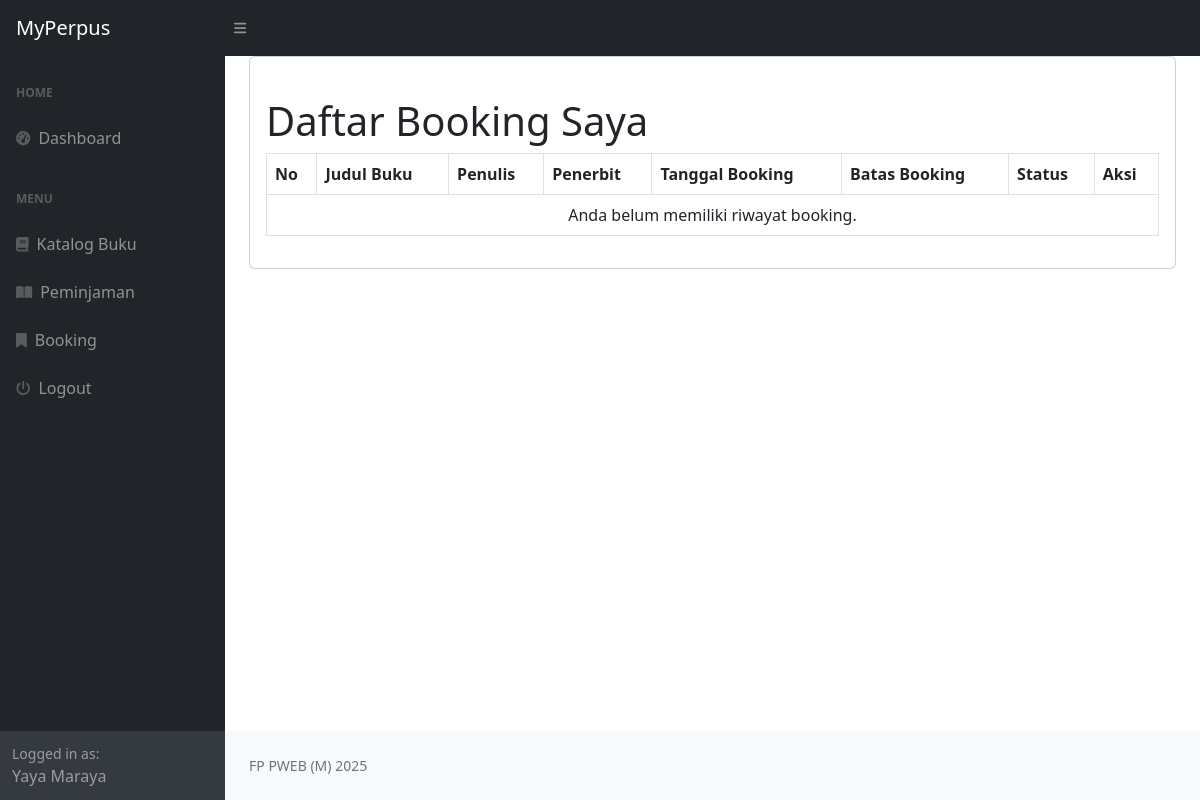
The app's page /index.php?page=booking (signed in), older data.
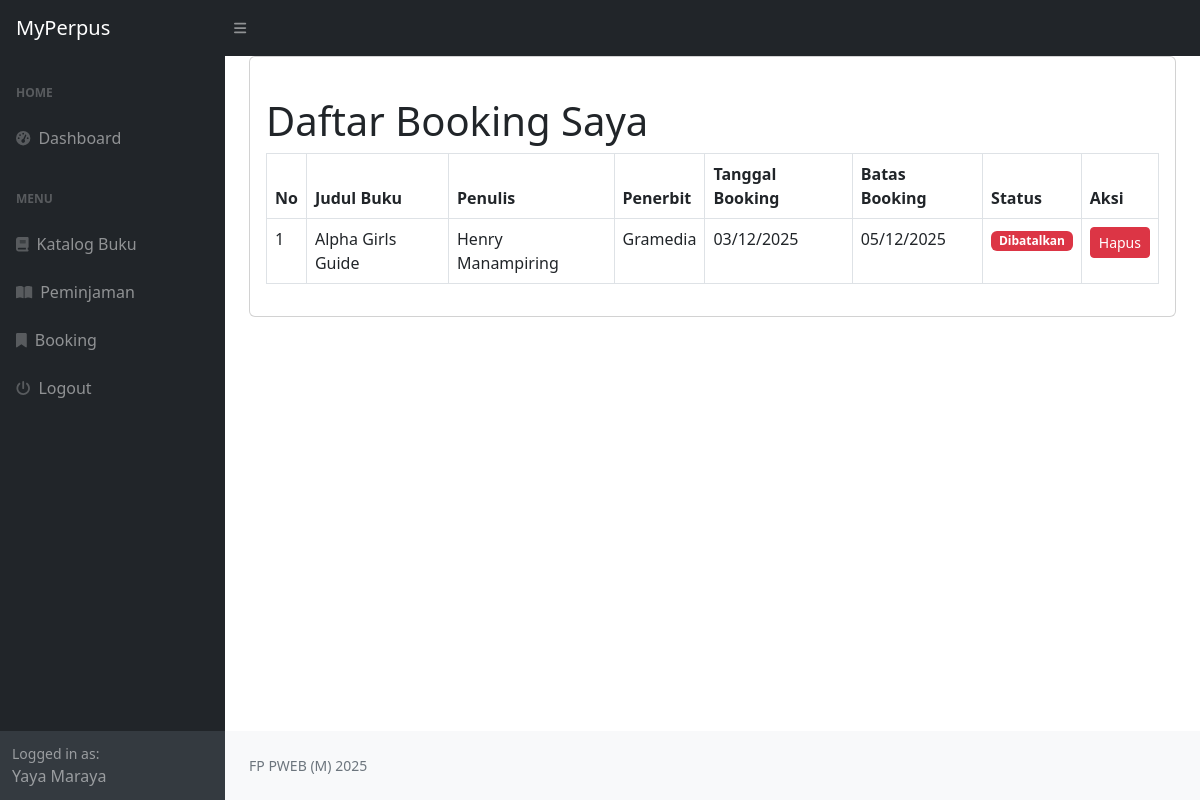
The same page, newer data.
### tables this page shows
CREATE TABLE `booking_buku` (
  `id_booking` int(11) NOT NULL,
  `id_pengguna` int(11) DEFAULT NULL,
  `id_buku` int(11) DEFAULT NULL,
  `tanggal_booking` datetime DEFAULT NULL,
  `batas_booking` datetime DEFAULT NULL,
  `status_booking` enum('masa booking','dibatalkan','buku dipinjam','lewat masa booking') DEFAULT NULL,
  `status_tampil` tinyint(1) DEFAULT 1
);

CREATE TABLE `buku` (
  `id_buku` int(11) NOT NULL,
  `id_kategori` int(11) DEFAULT NULL,
  `judul` varchar(255) DEFAULT NULL,
  `penulis` varchar(255) DEFAULT NULL,
  `penerbit` varchar(255) DEFAULT NULL,
  `tahun_terbit` int(11) DEFAULT NULL,
  `deskripsi` text DEFAULT NULL,
  `status_buku` enum('dipinjam','dibooking','tersedia') DEFAULT 'tersedia',
  `cover` varchar(255) DEFAULT NULL
);

### booking.php (the view, shortened to what the changed rows need)
<?php
$query_auto_cancel = "UPDATE booking_buku
                      SET status_booking = 'dibatalkan'
                      WHERE status_booking = 'masa booking'
                      AND batas_booking < CURDATE()";
mysqli_query($koneksi, $query_auto_cancel);
$query_update_buku_cancel = "UPDATE buku b
                              SET b.status_buku = 'tersedia'
                              WHERE b.status_buku = 'dibooking'
                              AND NOT EXISTS (
                                  SELECT 1 FROM booking_buku bb
                                  WHERE bb.id_buku = b.id_buku
                                  AND bb.status_booking = 'masa booking'
                              )
                              AND NOT EXISTS (
                                  SELECT 1 FROM transaksi_peminjaman tp
                                  WHERE tp.id_buku = b.id_buku
                                  AND tp.status_peminjaman = 'dipinjam'
                              )";
mysqli_query($koneksi, $query_update_buku_cancel);
$is_admin = isset($_SESSION['pengguna']['status_pengguna']) && $_SESSION['pengguna']['status_pengguna'] == 'admin';
if ($is_admin) {
    $query = "SELECT bb.id_booking, bb.id_pengguna, bb.id_buku,
                     bb.tanggal_booking, bb.batas_booking, bb.status_booking,
                     b.judul, b.penulis, b.penerbit,
                     p.nama, p.email
              FROM booking_buku bb
              LEFT JOIN buku b ON bb.id_buku = b.id_buku
              LEFT JOIN pengguna p ON bb.id_pengguna = p.id_pengguna
              ORDER BY bb.tanggal_booking DESC";
} else {
    $id_pengguna = isset($_SESSION['pengguna']['id_pengguna']) ? $_SESSION['pengguna']['id_pengguna'] : 0;
    $query = "SELECT bb.id_booking, bb.id_pengguna, bb.id_buku,
                     bb.tanggal_booking, bb.batas_booking, bb.status_booking,
                     b.judul, b.penulis, b.penerbit
              FROM booking_buku bb
              LEFT JOIN buku b ON bb.id_buku = b.id_buku
              WHERE bb.id_pengguna = '$id_pengguna'
              AND bb.status_tampil = 1
              ORDER BY bb.tanggal_booking DESC";
}
$result = mysqli_query($koneksi, $query);
?>
<div class="card">
    <div class="card-body">
        <h1 class="mt-4">
            <?php echo $is_admin ? 'Kelola Booking Buku' : 'Daftar Booking Saya'; ?>
        </h1>
        <?php if (isset($error_message)): ?>
        <div class="alert alert-danger">
            <strong>Error Query:</strong> <?php echo htmlspecialchars($error_message); ?>
        </div>
        <?php else: ?>
        <div class="row">
            <div class="col-md-12">
                <table class="table table-bordered" id="dataTable" width="100%" cellspacing="0">
                    <thead>
                        <tr>
                            <th>No</th>
                            <th>Judul Buku</th>
                            <th>Penulis</th>
                            <th>Penerbit</th>
                            <th>Tanggal Booking</th>
                            <th>Batas Booking</th>
                            <th>Status</th>
                            <th>Aksi</th>
                        </tr>
                    </thead>
                    <tbody>
                        <?php
                        if ($result && mysqli_num_rows($result) > 0):
                            $no = 1;
                            while ($row = mysqli_fetch_assoc($result)):
                        ?>
                        <tr>
                            <td><?php echo $no++; ?></td>
                            <td><?php echo htmlspecialchars($row['judul'] ?? 'N/A'); ?></td>
                            <td><?php echo htmlspecialchars($row['penulis'] ?? 'N/A'); ?></td>
                            <td><?php echo htmlspecialchars($row['penerbit'] ?? 'N/A'); ?></td>
                            <td><?php echo date('d/m/Y', strtotime($row['tanggal_booking'])); ?></td>
                            <td>
                                <?php echo date('d/m/Y', strtotime($row['batas_booking'])); ?>
                            </td>
                            <td>
                                <?php
                                $status = $row['status_booking'] ?? '';
                                if (empty($status)) {
                                    echo '<span class="badge bg-secondary">Tidak ada status</span>';
                                } else {
                                    $badge_class = '';
                                    $text_class = 'text-white';
                                    switch($status) {
                                        case 'dibatalkan':
                                            $badge_class = 'bg-danger';
                                            break;
                                    }
                                    ?>
                                    <span class="badge <?php echo $badge_class; ?> <?php echo $text_class; ?>">
                                        <?php echo ucwords(str_replace('_', ' ', $status)); ?>
                                    </span>
                                    <?php
                                }
                                ?>
                            </td>
                            <td>
                                <?php if ($is_admin): ?>
                                    <a href="?page=booking&delete_booking=<?php echo $row['id_booking']; ?>"
                                       class="btn btn-danger btn-sm"
                                       onclick="return confirm('Yakin ingin menghapus data ini?')">Hapus</a>
                                <?php else: ?>
                                    <a href="?page=booking&delete_booking=<?php echo $row['id_booking']; ?>"
                                       class="btn btn-danger btn-sm"
                                       onclick="return confirm('Yakin ingin menghapus riwayat booking ini?')">Hapus</a>
                                <?php endif; ?>
                            </td>
                        </tr>
                        <?php
                            endwhile;
                        else:
                        ?>
                        <tr>
                            <td colspan="<?php echo $is_admin ? '10' : '8'; ?>" class="text-center">
                                <?php echo $is_admin ? 'Belum ada data booking dari anggota.' : 'Anda belum memiliki riwayat booking.'; ?>
                            </td>
                        </tr>
                        <?php endif; ?>
                    </tbody>
                </table>
            </div>
        </div>
        <?php endif; ?>
    </div>
</div>

Row changes from the older to the newer data that the page shows:
added booking_buku: id_buku.judul "Alpha Girls Guide", id_buku.penulis "Henry Manampiring", id_buku.penerbit "Gramedia", tanggal_booking "03/12/2025", batas_booking "05/12/2025", status_booking "Dibatalkan"
Text that changed along with them:
text no longer shown: "Anda belum memiliki riwayat booking."
